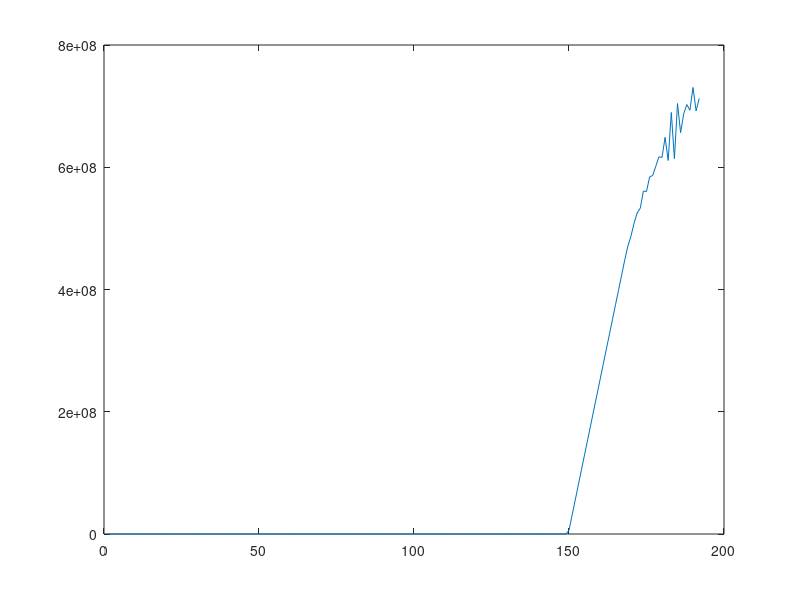

MATLAB code to generate this figure:
clc
close all
clear all

x = [704227909	  714909096	  714795555	  704821021	  688126021	  667847726	  648021949	  632848065	  624841513	  625296911	  634129347	  649055559	  668024533	  688508292	  705937109	  715531019	  715566895	  706654788	  691052550	  672839182	  656579879	  644838705	  639042948	  640205050	  647519121	  659486717	  675628538	  694364661	  711009205	  720565429	  720166734	  709471363	  691153837	  670479282	  653169240	  643028432	  641284190	  647189012	  657970314	  671517287	  687643714	  704855665	  718576044	  725893623	  726087646	  716923880	  699330668	  679114545	  661467098	  649448770	  646269562	  652544725	  664961795	  679690811	  695248841	  709681596	  719245409	  723228492	  722805098	  716131550	  702542592	  686076112	  671533958	  661904562	  660271365	  667728622	  681069864	  696405020	  711390813	  723302124	  729509539	  729358640	  723111612	  711238571	  694634956	  676068315	  661451699	  656001943	  660853292	  674348996	  693302924	  713181733	  729226484	  738924046	  742085899	  739268185	  732496598	  722718806	  707799117	  688612665	  671746845	  662675859	  662893603	  672483850	  690282972	  711283660	  728695619	  737808822	  739315002	  736337903	  730549881	  722373237	  711910283	  699980974	  689141078	  682026696	  679995865	  684963880	  698188459	  715317953	  729868368	  739826586	  744843503	  742849604	  734842208	  724520173	  713281857	  701690316	  693371347	  690596874	  692213219	  697349364	  705147331	  712688865	  718463336	  724518572	  731851163	  738445303	  743198764	  745548785	  743087575	  734278552	  722089204	  711534630	  703953388	  698246231	  694908857	  694359252	  696331449	  702074832	  712643478	  727694061	  745364470	  760659207	  767217764	  762775729	  750648205	  734280483	  716214688	  700758333	  691176522	  686711448	  685057724	  686556077	  694265156	  709922980	  731010225	  753883222	  774900836	  788045581	  787036476	  771731801	  747582358	  720606391	  696403315	  678771982	  668992695	  667611816	  674728018	  688961792	  708073175	  730387716	  752979900	  770181407	  777401013	  774465246	  763565197	  747458351	  729247860	  711808020	  698267282	  690664961	  688942397	  692907657	  701553176	  712596958	  724080429	  732643198	  735134061	  732507995	  726960474	  719767895	  713047534	  709961732	  710964926	  713765007	  716989097	  720266611	  722661566	  723721233	];

y = [0	 0	 0	 0	 0	 0	 0	 0	 0	 0	 0	 0	 0	 0	 0	 0	 0	 0	 0	 0	 0	 0	 0	 0	 0	 0	 0	 0	 0	 0	 0	 0	 0	 0	 0	 0	 0	 0	 0	 0	 0	 0	 0	 0	 0	 0	 0	 0	 0	 0	 0	 0	 0	 0	 0	 0	 0	 0	 0	 0	 0	 0	 0	 0	 0	 0	 0	 0	 0	 0	 0	 0	 0	 0	 0	 0	 0	 0	 0	 0	 0	 0	 0	 0	 0	 0	 0	 0	 0	 0	 0	 0	 0	 0	 0	 0	 0	 0	 0	 0	 0	 0	 0	 0	 0	 0	 0	 0	 0	 0	 0	 0	 0	 0	 0	 0	 0	 0	 0	 0	 0	 0	 0	 0	 0	 0	 0	 0	 0	 0	 0	 0	 0	 0	 0	 0	 0	 0	 0	 0	 0	 0	 0	 0	 0	 0	 0	 0	 0	 6125897	 30850603	 55344044	 80034275	 104544960	 129192312	 153826421	 178363897	 203013031	 227504958	 252049251	 276750546	 301251774	 325669241	 350414340	 374924292	 399542698	 424174756	 448797809	 471088936	 487446887	 508792024	 525363698	 533120756	 561024935	 560320883	 584008337	 586750655	 601695805	 616994523	 616099994	 648975358	 611107952	 689655050	 614127218	 704227909	 656579879	 687643714	 702542592	 693302924	 730549881	 692213219	 712643478	  ];

plot(y)